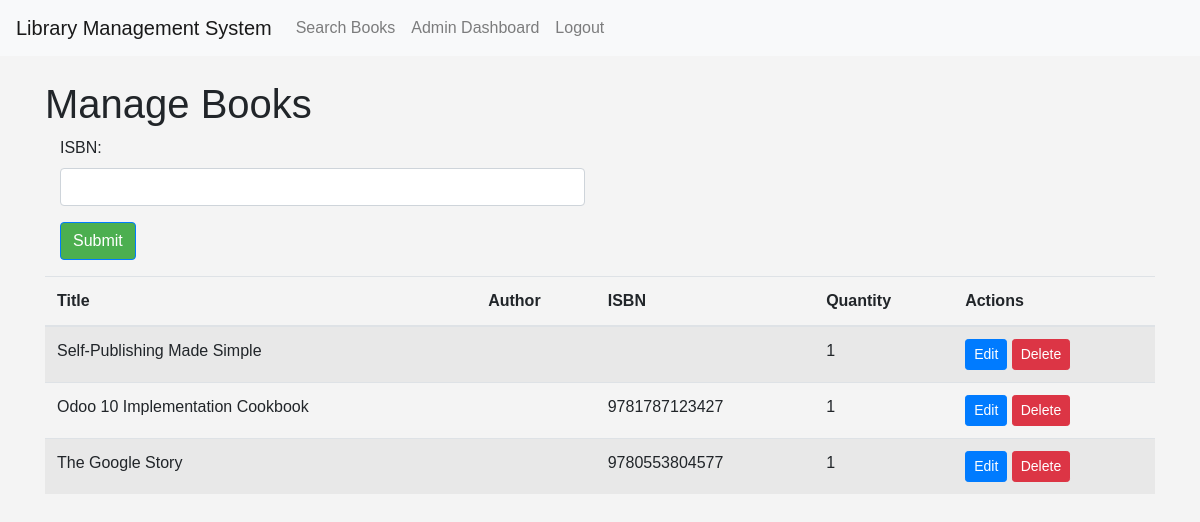
The app's page /admin/books (signed in), older data.
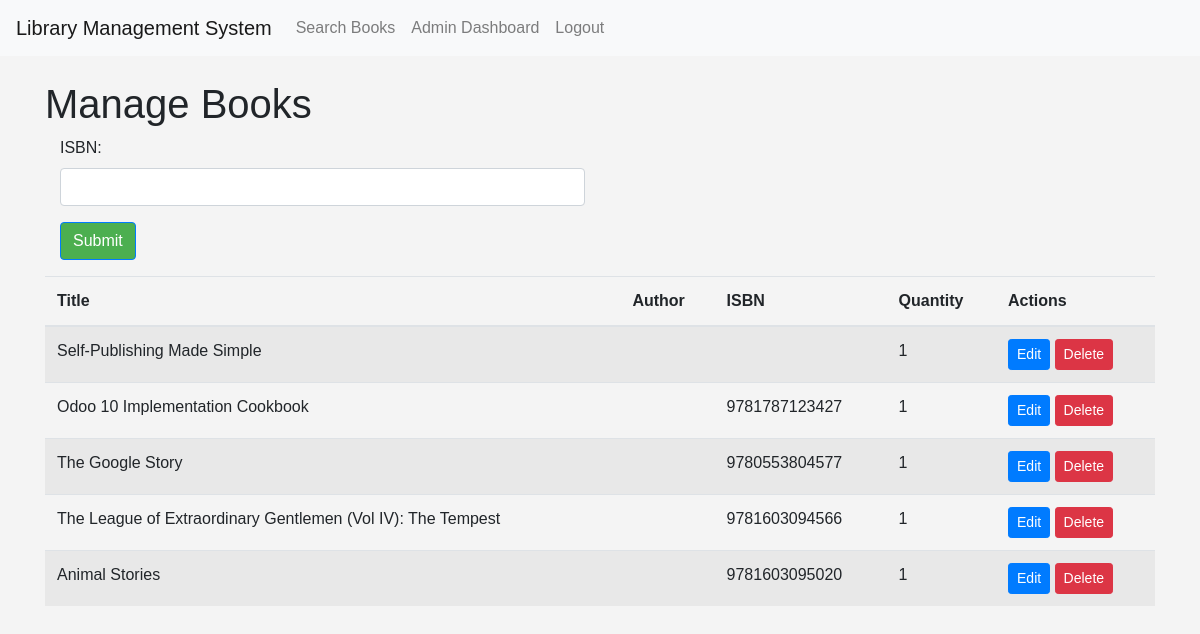
The same page, newer data.
### app/models.py (models this page shows)
class Book(db.Model):
    __tablename__ = 'book'
    id = db.Column(db.Integer, primary_key=True)
    isbn = db.Column(db.String(13), unique=True, nullable=False)
    title = db.Column(db.String(255), nullable=False)
    authors = db.Column(db.String(255), nullable=False)
    publisher = db.Column(db.String(255))
    year = db.Column(db.Integer)
    description=db.Column(db.Text)
    pageCount=db.Column(db.Integer)
    imageLink=db.Column(db.String(255))
    language=db.Column(db.String(10))
    categories = db.Column(db.String(255))
    quantity = db.Column(db.Integer, default=1,nullable=False)
    borrowed_copies = db.relationship('BorrowedBook', backref='book', lazy=True)

### app/admin/routes.py (the view)
@admin.route("/admin/books")
@login_required
@librarian_required
def manage_books():
    books = Book.query.all()
    return render_template('admin/manage_books.html', title='Manage Books', books=books)

### app/models.py (called while the page is built)
@login_manager.user_loader
def load_user(user_id):
    return User.query.get(int(user_id))

### app/utils.py (called while the page is built)
def librarian_required(f):
    @wraps(f)
    def decorated_function(*args, **kwargs):
        if not current_user.is_authenticated or current_user.role not in ['admin', 'librarian']:
            abort(403)
        return f(*args, **kwargs)
    return decorated_function

### app/templates/admin/manage_books.html (shortened to what this page needs)
{% extends "base.html" %}
{% block content %}
<h1>Manage Books</h1>
<div class="container">
    <div class="row">
      <div class="col-md-6">
        <form action="/add_book" method="POST">
            <div class="form-group">
            <label for="isbn">ISBN:</label>
            <input type="text" class="form-control" id="isbn" name="isbn">
            </div>
            <div class="form-group">
                <button type="submit" class="btn btn-primary " style="background-color: #4CAF50;">Submit</button>
            </div>
        </form>
      </div>
    </div>
</div>
<table class="table table-striped">
    <thead>
        <tr>
            <th>Title</th>
            <th>Author</th>
            <th>ISBN</th>
            <th>Quantity</th>
            <th>Actions</th>
        </tr>
    </thead>
    <tbody>
        {% for book in books %}
        <tr>
            <td>{{ book.title }}</td>
            <td>{{ book.author }}</td>
            <td>{{ book.isbn }}</td>
            <td>{{ book.quantity }}</td>
            <td>
                <a href="#" class="btn btn-sm btn-primary">Edit</a>
                <a href="#" class="btn btn-sm btn-danger">Delete</a>
            </td>
        </tr>
        {% endfor %}
    </tbody>
</table>
{% endblock %}

Row changes from the older to the newer data that the page shows:
added Book: title "The League of Extraordinary Gentlemen (Vol IV): The Tempest", isbn "9781603094566", quantity "1"
added Book: title "Animal Stories", isbn "9781603095020", quantity "1"
